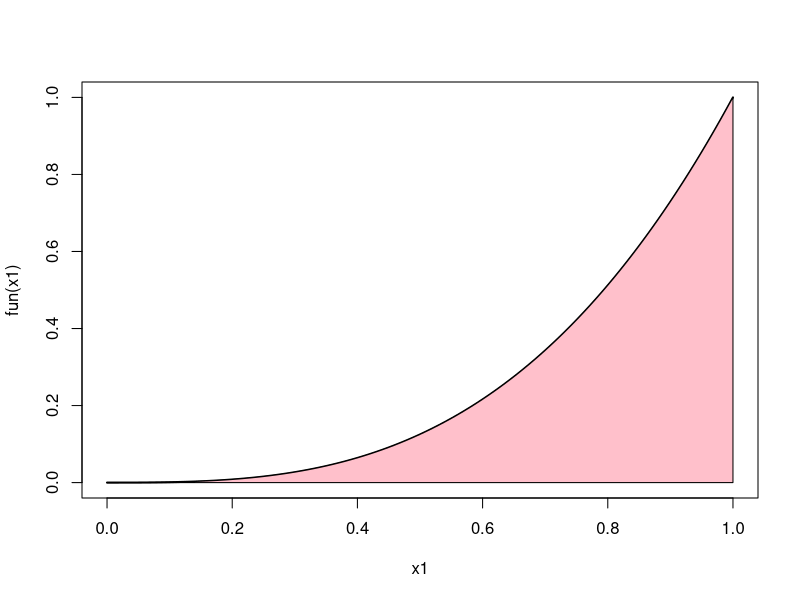
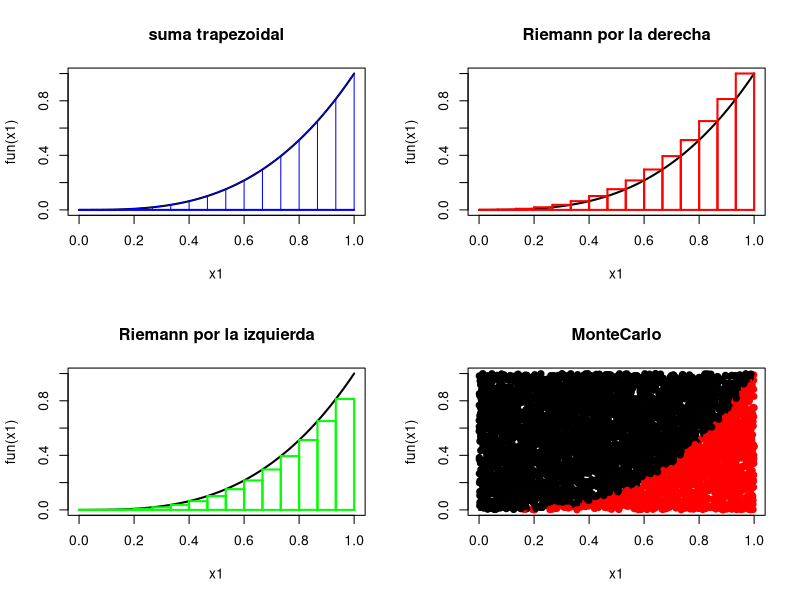
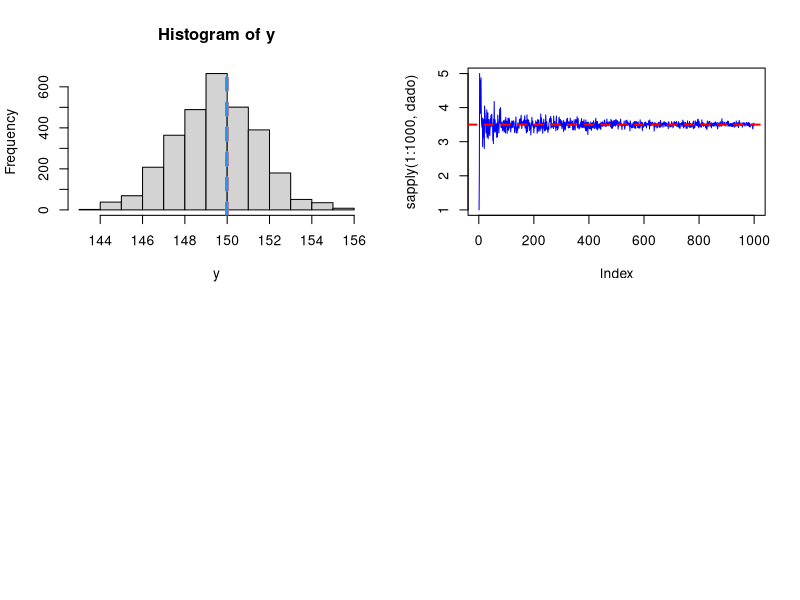

Write the R code that produced these figures, in order.
## ---- chunk 1
fun<-function(x) x^3
x1<-seq(0,1,by=0.01)
plot(x1,fun(x1),col='black', type='l',lwd=2)
polygon(c(0,x1,1),c(0,fun(x1),0),col = 'pink')
#suma trapezoidal
n=15
a=0
b=1
h=(b-a)/n
xi<-a+(0:n)*h
xi
par(mfrow=c(2,2))
plot(x1,fun(x1), col='black',type='l', lwd=2, main='suma trapezoidal')
for(j in 1:n){
  segments(xi[j],0,xi[j+1],0,col = 'blue',lwd = 2)
  segments(xi[j+1],0,xi[j+1],fun(xi[j+1]),col = 'blue')
  segments(xi[j+1],fun(xi[j+1]),xi[j],fun(xi[j]),col = 'blue')
}
pot1<-(h/2)*(fun(a)+fun(b))
pot2<-(h/2)*(sum(2*fun(a+(1:(n-1)*h))))
protra<-pot1+pot2
protra
## por la derecha
plot(x1,fun(x1),col='black', type = 'l', lwd=2,main = 'Riemann por la derecha')
for(l in 1:n){
  segments(xi[l],0,xi[l+1],0,col = 'red',lwd = 2)
  segments(xi[l+1],0,xi[l+1],fun(xi[l+1]),col = 'red',lwd = 2)
  segments(xi[l+1],fun(xi[l+1]),xi[l],fun(xi[l+1]),col = 'red',lwd = 2)
  segments(xi[l],fun(xi[l+1]),xi[l],0,col = 'red',lwd = 2)
}
prode<-sum(fun(xi[-1]))*h
prode
## por la izquierda
plot(x1,fun(x1),col='black', type = 'l', lwd=2,main = 'Riemann por la izquierda')
for(l in 1:n){
  segments(xi[l],0,xi[l+1],0,col = 'green',lwd = 2)
  segments(xi[l],0,xi[l],fun(xi[l]),col = 'green',lwd = 2)
  segments(xi[l+1],0,xi[l+1],fun(xi[l]),col = 'green',lwd = 2)
  segments(xi[l+1],fun(xi[l]),xi[l],fun(xi[l]),col = 'green',lwd = 2)
}
proiz<-sum(fun(xi[-(n+1)]))*h
proiz
#monte carlo
plot(x1,fun(x1),col='black', type = 'l',lwd=2,main = 'MonteCarlo')
mc.in<-function(n1,a,b){
  x<-runif(n1,a,b)
  y<-runif(n1,0,fun(b))
  co<-ifelse(y<=fun(x),'red','black')
  points(x,y,col=co,pch=c(19,19))
}
n1=5000
mc.in(n1,a,b)
x2<-runif(n1,a,b)
y2<-runif(n1,0,fun(b))
co<-ifelse(y2<=fun(x2),'red','black')
table(co)/n1

mc.3<-function(n3,a,b){
  x<-runif(n3,a,b)
  f<-(b-a)*mean(fun(x))
  return(f)
  
}
n3=10000000
mc.3(n3,a,b)
## ---- chunk 2
x<-round(rnorm(1000,150,2),0)
n=3000
y<-sample(x,n,T)
hist(y)
abline(v=mean(x),lwd=3,lty=2,col=2)
abline(v=mean(y),lwd=3,lty=2,col=4)
## ---- chunk 3
dados<-1:6
dado<-function(n){
  mean(sample(dados,n,T))
}
plot(sapply(1:1000,dado),type='l',col='blue')
abline(h=3.5, lwd=2, lty=2,col='red')
sapply(1:10,dado)
mean(dados)
